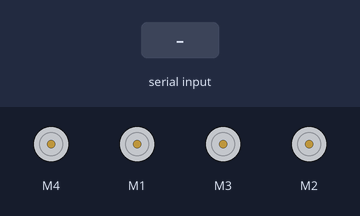
Recording of a sketch running on a simulated Arduino Uno, built with avr-gcc and run on an emulated ATmega328P. On the bench: 4 × DC motor (green arrow = forward, orange = backward, longer = faster). The inputs (shaded band) are chosen by the test bench. What the sketch prints to the serial monitor is not drawn.

Above: at 1.2 s.
1.3 s: byte 1 (1) received over Serial
At 1.8 s:
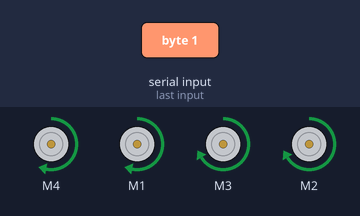
2.8 s: byte 2 (2) received over Serial
At 4.0 s:
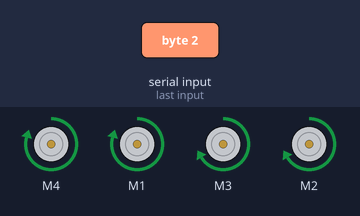
4.3 s: byte 3 (3) received over Serial
At 5.2 s:
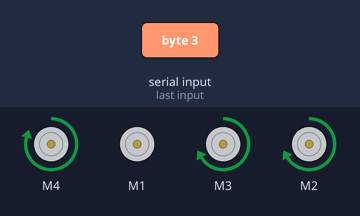
5.8 s: byte 4 (4) received over Serial
At 6.4 s:
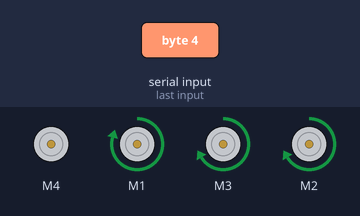
7.3 s: byte 5 (5) received over Serial
At 8.7 s:
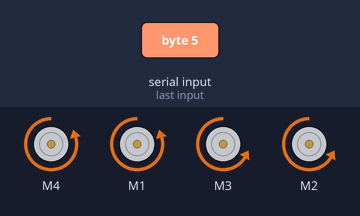
Timing chart, 0 to 9.8 s (numbered marks = the images above; inputs shaded):
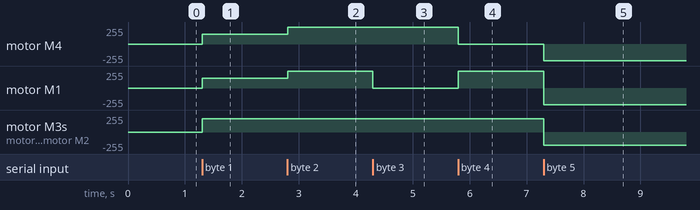

The sketch:

ATMega328P.ino
```cpp
// Upload with SW 3 and 4 ON

#include <AFMotor.h>
#include <SoftwareSerial.h>

AF_DCMotor motorfrontright(4);
AF_DCMotor motorfrontleft(1);
AF_DCMotor motorbackright(3);
AF_DCMotor motorbackleft(2);

void setup(){
  Serial.begin(9600);
  motorfrontright.setSpeed(200);
  motorfrontleft.setSpeed(200);
  motorbackright.setSpeed(200);
  motorbackleft.setSpeed(200);
  motorfrontright.run(RELEASE);
  motorfrontleft.run(RELEASE);
  motorbackright.run(RELEASE);
  motorbackleft.run(RELEASE);

  Serial.println("L293D with F18G Test");
  Serial.println("with Arduino UNO R3 WiFi by Glanz and Freya");
}

void loop(){
  if (Serial.available()>0) {
      int reading = Serial.read();
      if (reading == 1) {
          motorfrontright.setSpeed(150);
          motorfrontleft.setSpeed(150);
          motorfrontright.run(FORWARD);
          motorfrontleft.run(FORWARD);
          motorbackright.run(FORWARD);
          motorbackleft.run(FORWARD);
        }
      else if (reading == 2) {
          motorfrontright.setSpeed(250);
          motorfrontleft.setSpeed(250);
          motorfrontright.run(FORWARD);
          motorfrontleft.run(FORWARD);
          motorbackright.run(FORWARD);
          motorbackleft.run(FORWARD);
        }
      else if (reading == 3) {
          motorfrontright.run(FORWARD);
          motorfrontleft.run(RELEASE);
          motorbackright.run(FORWARD);
          motorbackleft.run(FORWARD);
        }
      else if (reading == 4) {
          motorfrontright.run(RELEASE);
          motorfrontleft.run(FORWARD);
          motorbackright.run(FORWARD);
          motorbackleft.run(FORWARD);
        }
      else if (reading == 5) {
          motorfrontright.run(BACKWARD);
          motorfrontleft.run(BACKWARD);
          motorbackright.run(BACKWARD);
          motorbackleft.run(BACKWARD);
        }
      else if (reading == 6) {
          motorfrontright.run(RELEASE);
          motorfrontleft.run(RELEASE);
          motorbackright.run(RELEASE);
          motorbackleft.run(RELEASE);
        }
    }

}
```

Measured:
- after the input at 1.3 s, motor M4, motor M1: stopped → forward 150/255 at once; motor M3, motor M2: stopped → forward 200/255 at once
- after the input at 2.8 s, motor M4, motor M1: forward 150/255 → forward 250/255 at once
- after the input at 4.3 s, motor M1: forward 250/255 → stopped at once
- after the input at 5.8 s, motor M4: forward 250/255 → stopped at once; motor M1: stopped → forward 250/255 at once
- after the input at 7.3 s, motor M4: stopped → backward 250/255 at once; motor M1: forward 250/255 → backward 250/255 at once; motor M3, motor M2: forward 200/255 → backward 200/255 at once
